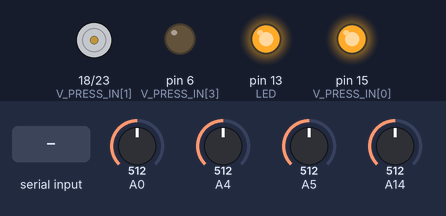
Bench run of a sketch on a simulated Arduino Mega 2560, built with avr-gcc and run on an emulated ATmega2560. Shown: motor-driver pin pairs drawn as motors (green arrow = first pin HIGH = forward, orange = second pin HIGH = backward, longer = more drive), output pins drawn as LEDs (lit = HIGH). Inputs (shaded band) come from the test bench; at power-on: A0 = 512, A4 = 512, A5 = 512, A14 = 512. What the sketch prints to the serial monitor is not drawn.

Above: at 0.1 s.
At 0.7 s:
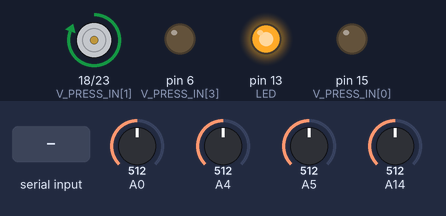
At 3.6 s:
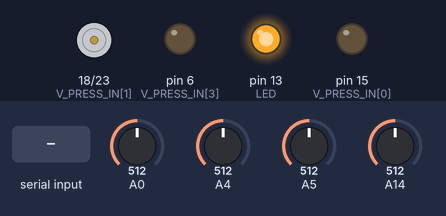
3.7 s: A0 set to 716
5.2 s: A4 set to 716
6.7 s: A5 set to 716
8.2 s: A14 set to 716
9.7 s: "check00\n" received over Serial
11.2 s: "check0\n" received over Serial
Timing chart, 0 to 13.7 s (numbered marks = the images above; inputs shaded):
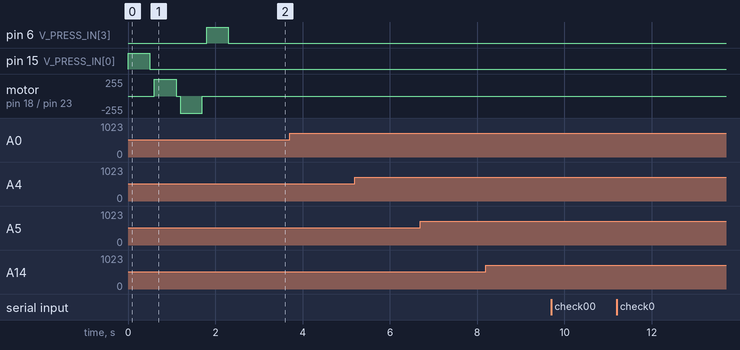

Measured:
- after the input at 3.7 s, every drawn part: stays the same
- after the input at 5.2 s, every drawn part: stays the same
- after the input at 6.7 s, every drawn part: stays the same
- after the input at 8.2 s, every drawn part: stays the same
- after the input at 9.7 s, every drawn part: stays the same
- after the input at 11.2 s, every drawn part: stays the same

The sketch:

DragonClaw_pythonCom_fourChnls.ino
```cpp
///////////////////////////////////////////////////////// INITIALIZE VARIABLES /////////////////////////////////////////////////////////

const int V_PRESS_IN[] = {15,18,23,6,5};
const int V_PRESS_OUT[] = {14,16,20,21,22};
const int NUM_CHNL = 4;
const int LED = 13; // the pin that the LED is attached to
const byte NUM_CHAR = 18;

char incomingCharCmd[NUM_CHAR];
char tempCharCmd[NUM_CHAR];

//int flag = 1;
///int check_press = 0;
///int true_percent = 0;
///int percent_desired = 0;

float pressCmd[] = {0, 0, 0, 0}; //%
float pressRead[] = {0, 0, 0, 0}; //%

boolean newData = false;

///////////////////////////////////////////////////////// MAIN /////////////////////////////////////////////////////////

void setup() {

  Serial.begin(9600);
  pinMode(LED, OUTPUT);

  // check finger movement
  for (int ii = 0; ii < NUM_CHNL; ii++){
      pinMode(V_PRESS_OUT[ii],INPUT);
      pinMode(V_PRESS_IN[ii],OUTPUT);
      analogWrite(V_PRESS_IN[ii],256);
      digitalWrite(LED, HIGH);
      delay(500);
      analogWrite(V_PRESS_IN[ii],0);
      delay(100);
//          Serial.println("check00");

  }
//      Serial.println("check0");[]][[[[[[

}

void loop() {

  findStartEndMarkers() ;

  if (newData == true){
//    Serial.println("check1");
    strcpy(tempCharCmd, incomingCharCmd); //incoming data should be sent as [int,int,int,int] for % pressure in to [finger 1, finger 2, thumb, palm]
    parseData();
    updatePressure();
    newData = false;
  }

//    printData_ASCII();

    printData();


}

///////////////////////////////////////////////////////// FUNCTIONS /////////////////////////////////////////////////////////

void findStartEndMarkers() {

    static boolean recvInProgress = false;
    static byte ndx = 0;
    char startMarker = '[';
    char endMarker = ']';
    char rc;

    while (Serial.available() > 0 && newData == false) {
        rc = Serial.read();

        if (recvInProgress == true) {
            if (rc != endMarker) {
                incomingCharCmd[ndx] = rc;
                ndx++;
                if (ndx >= NUM_CHAR) {
                    ndx = NUM_CHAR - 1;
                }
            }
            else {
                incomingCharCmd[ndx] = '\0'; // terminate the string
                recvInProgress = false;
                ndx = 0;
                newData = true;
            }
        }

        else if (rc == startMarker) {
            recvInProgress = true;
        }
    }

}

void parseData() {

  char * strtokIdx; //index for strtok()
  strtokIdx = strtok(tempCharCmd, ",");
  pressCmd[0] = atoi(strtokIdx);
  for (int ii = 1; ii < NUM_CHNL; ii++){
    strtokIdx = strtok(NULL, ",");
    pressCmd[ii] = atoi(strtokIdx);
  }

}

void updatePressure() {

  int map_input = 0;

  for(int ii = 0; ii < NUM_CHNL; ii++){
    map_input = map(pressCmd[ii],0,100,0,256);
    if(map_input > 256) map_input = 256;
//    Serial.println(map_input);
    analogWrite(V_PRESS_IN[ii],map_input);
//    delay(100);
  }

}

void printData(){

  int map_read = 0;

  float timestamp = micros();
  Serial.write((byte*)&timestamp,4);

  Serial.write((byte*)&pressCmd,sizeof(pressCmd));

  for (int ii = 0; ii < NUM_CHNL; ii++){
    map_read = analogRead(V_PRESS_OUT[ii]);
    pressRead[ii] = map(map_read,0,1023,0,100);
  }

  Serial.write((byte*)&pressRead,sizeof(pressRead));
  Serial.println("");


}

void printData_ASCII(){

  int map_read = 0;

  float timestamp = micros();
  Serial.print(timestamp);
  Serial.print(" :  ");
  for (int ii = 0; ii < NUM_CHNL; ii++){
     Serial.print(pressCmd[ii]);
     Serial.print("  ");
  }
  Serial.print(" --> ");

  for (int ii = 0; ii < NUM_CHNL; ii++){
    map_read = analogRead(V_PRESS_OUT[ii]);
    pressRead[ii] = map(map_read,0,1023,0,100);
    Serial.print(pressRead[ii]);
    Serial.print("  ");
  }
  Serial.println("");
}


    //  prints: commanded /pressure(%) actual pressure(%)
//  Serial.print(micros());
//  Serial.print(" /");
//
//  for (int ii = 0; ii < NUM_CHNL; ii++){
////    Serial.write((byte*)pressCmd[ii],sizeof(pressCmd));
//    Serial.write("/t");
//  }


//// writes binary data
//for (int ii = 0; ii < NUM_CHNL; ii++){
//    Serial.write((byte*)pressCmd[ii], sizeof(pressCmd[ii]));
//}
//
//for (int ii = 0; ii < NUM_CHNL; ii++){
//    map_read = analogRead(V_PRESS_OUT[ii]);
//    pressRead[ii] = map(map_read,0,1023,0,100);
//    Serial.write((byte*)pressRead[ii], sizeof(pressRead[ii]));
//}
```
